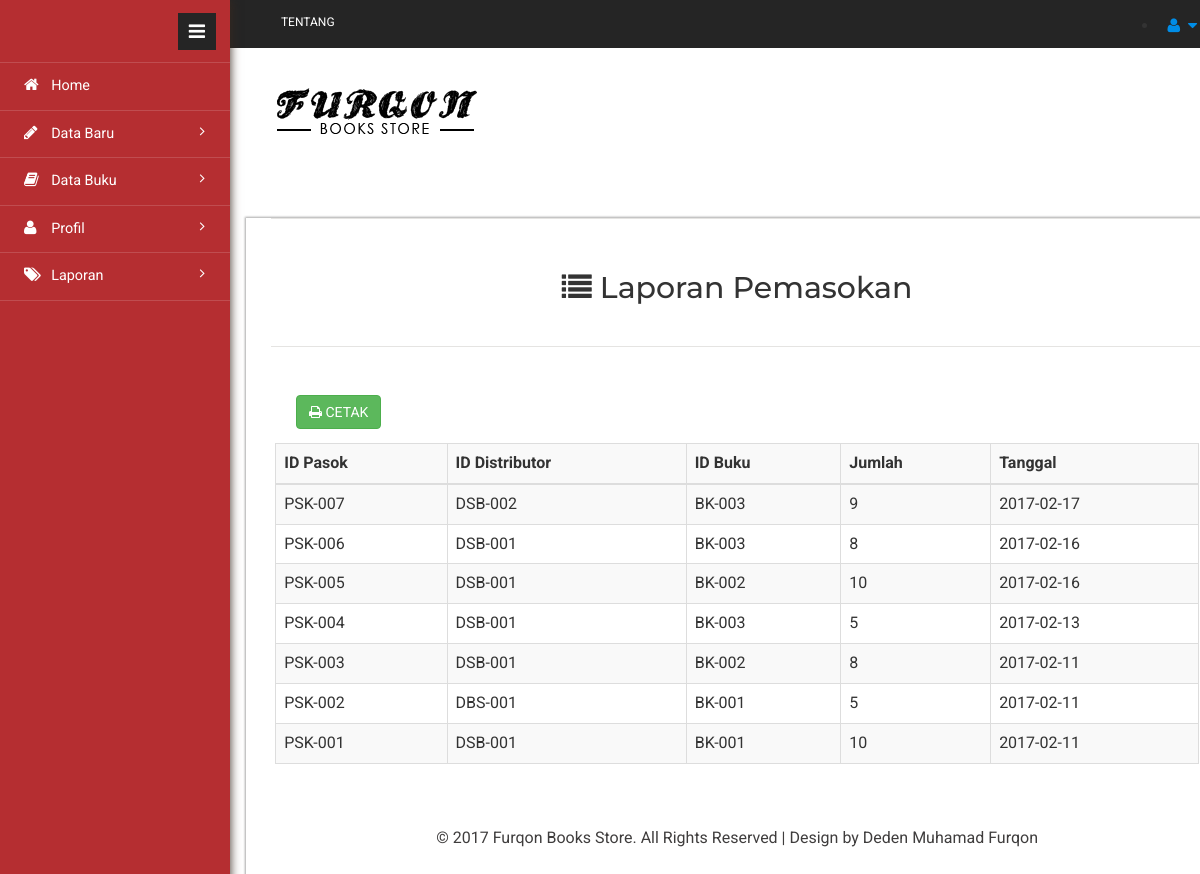
/admin_FBS12345/laporan_pasok.php (signed in), run on the app's committed database.
### tables this page shows
CREATE TABLE `pasok` (
  `id_pasok` varchar(11) NOT NULL,
  `id_distributor` varchar(11) NOT NULL,
  `id_buku` varchar(11) NOT NULL,
  `jumlah` varchar(20) NOT NULL,
  `tanggal` date NOT NULL
);

### koneksi/fungsi.php (called while the page is built, shortened)
<?php
function koneksi(){
	$con=mysqli_connect("localhost","root","");
	mysqli_select_db($con,"tokobuku");
	return $con ;
}
function query($string) {
$con=koneksi();
$hasil=mysqli_query($con,$string);
$bariss= array();
while ($baris=mysqli_fetch_assoc($hasil)) {
	$bariss[]=$baris;
}
return $bariss;
}
?>

### admin_FBS12345/laporan_pasok.php (the view, shortened to what this page needs)
<!DOCTYPE HTML>
<html>
<head>
<link href="css/bootstrap.min.css" rel='stylesheet' type='text/css' />
<link href="css/style.css" rel='stylesheet' type='text/css' />
<link href="css/sb-admin-2.css" rel="stylesheet">
<link href="css/font-awesome.css" rel="stylesheet">
<link rel="stylesheet" href="css/icon-font.min.css" type='text/css' />
</head>
<body>
   <div class="page-container">
	<div class="left-content">
	   <div class="inner-content">
			<div class="header-section">
						<div class="top_bg">
								<div class="header_top">
									<div class="top_right">
										<ul>
											<li><a href="Tentang.php">Tentang </a></li>
										</ul>
									</div>
									<div class="top_left">
                <li class="dropdown">
                    <a class="dropdown-toggle" data-toggle="dropdown" href="#">
                        <i class="fa fa-user fa-fw"></i> <i class="fa fa-caret-down"></i>
                    </a>
                </li>
									</div>
										<div class="clearfix"> </div>
								</div>
						</div>
				</div>
				<div class="header_bg">
							<div class="header">
								<div class="head-t">
									<div class="logo">
										<a href="index.php"><img src="images/logo_fbs.png" class="img-responsive" alt=""> </a>
									</div>
								<div class="clearfix"> </div>
							</div>
						</div>
				</div>
			<div class="content">
		<div class="fo-top-di">
			<div class="foot-top">
					<h2><i class="fa fa-list"></i>  Laporan Pemasokan</h2>
			</div>
			<div class="footer">
			<div style = "margin-left:20px;" id = "input">
				<div class = "col-xs-12 col-sm-3">
				<a href="cetak_pasok.php" class="btn btn-success" ><i class="fa fa-print"></i> CETAK</a>
				</div>
				<div class="col-xs-12 col-sm-4">
				</div>
			</div>
			<div class="footer">
			<table class="table table-striped table-bordered table-hover">
				<tr align="center">
					<th>ID Pasok</th>
					<th>ID Distributor</th>
					<th>ID Buku</th>
					<th>Jumlah</th>
					<th>Tanggal</th>
				</tr>
				<tbody>
				      <?php require '../koneksi/fungsi.php';
      $sql=query("SELECT * FROM pasok order by id_pasok desc");
      foreach($sql as $data):
      ?>
    <tr>
      <td><?php echo $data['id_pasok'];?></td>
      <td><?php echo $data['id_distributor'];?></td>
      <td><?php echo $data['id_buku'];?></td>
      <td><?php echo $data['jumlah'];?></td>
      <td><?php echo $data['tanggal'];?></td>
    <?php
    endforeach;
    ?>
		 		</tbody>
			</table>
						<p>© 2017 Furqon Books Store. All Rights Reserved | Design by <a href="https://www.facebook.com/profile.php?id=100009339596491">Deden Muhamad Furqon</a></p>
			</div>
		</div>
</div>
				<div class="sidebar-menu">
					<header class="logo1">
						<a href="#" class="sidebar-icon"> <span class="fa fa-bars"></span> </a>
					</header>
                           <div class="menu">
									<ul id="menu" >
										<li><a href="index.php"><i class="fa fa-home"></i> <span>Home</span></a></li>
										 <li id="menu-academico" ><a href="#"><i class="fa fa-pencil"></i> <span> Data Baru</span> <span class="fa fa-angle-right" style="float: right"></span></a>
										</li>
										<li id="menu-academico" ><a href="#"><i class="fa fa-book"></i> <span> Data Buku </span> <span class="fa fa-angle-right" style="float: right"></span></a>
										</li>
										<li id="menu-academico" ><a href="#"><i class="fa fa-user"></i> <span> Profil </span> <span class="fa fa-angle-right" style="float: right"></span></a>
										</li>
										<li id="menu-academico" ><a href="#"><i class="fa fa-tags"></i> <span> Laporan </span> <span class="fa fa-angle-right" style="float: right"></span></a>
										</li>
								  </ul>
								</div>
							  </div>
							</div>
</body>
</html>

### data on the page
pasok: id_pasok "PSK-007", id_distributor "DSB-002", id_buku "BK-003", jumlah "9", tanggal "2017-02-17"
pasok: id_pasok "PSK-006", id_distributor "DSB-001", id_buku "BK-003", jumlah "8", tanggal "2017-02-16"
pasok: id_pasok "PSK-005", id_distributor "DSB-001", id_buku "BK-002", jumlah "10", tanggal "2017-02-16"
pasok: id_pasok "PSK-004", id_distributor "DSB-001", id_buku "BK-003", jumlah "5", tanggal "2017-02-13"
pasok: id_pasok "PSK-003", id_distributor "DSB-001", id_buku "BK-002", jumlah "8", tanggal "2017-02-11"
pasok: id_pasok "PSK-002", id_distributor "DBS-001", id_buku "BK-001", jumlah "5", tanggal "2017-02-11"
pasok: id_pasok "PSK-001", id_distributor "DSB-001", id_buku "BK-001", jumlah "10", tanggal "2017-02-11"
